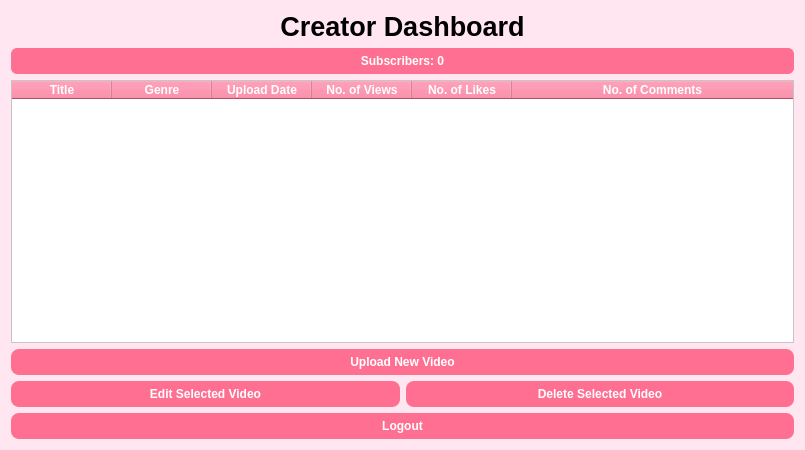
<?xml version="1.0" encoding="UTF-8"?>
<ui version="4.0">
 <class>CreatorDashboard</class>
 <widget class="QWidget" name="CreatorDashboard">
  <property name="geometry">
   <rect>
    <x>0</x>
    <y>0</y>
    <width>805</width>
    <height>450</height>
   </rect>
  </property>
  <property name="windowTitle">
   <string>Creator Dashboard - VibeTube</string>
  </property>
  <property name="styleSheet">
   <string notr="true">
QWidget {
    background-color: #FFE6F0;
    color: black; 
}
QPushButton {
    background-color: #FF6F91;
    color: white;
    font-weight: bold;
    border-radius: 8px;
    padding: 6px 12px;
}
QPushButton:hover {
    background-color: #FF9AA2;
}
QTableWidget {
    background-color: #FFFFFF;
    alternate-background-color: #FFE6F0;
    gridline-color: #FFC1CC;
    color: black;
}
QHeaderView::section {
    background-color: #FF6F91;
    color: white;
    font-weight: bold;
}
   </string>
  </property>
  <layout class="QVBoxLayout" name="verticalLayout">
   <item>
    <widget class="QLabel" name="label_dashboard">
     <property name="styleSheet">
      <string notr="true">font-size: 20pt; font-weight: bold; color: black;</string>
     </property>
     <property name="text">
      <string>Creator Dashboard</string>
     </property>
     <property name="alignment">
      <set>Qt::AlignCenter</set>
     </property>
    </widget>
   </item>
   <item>
    <widget class="QLabel" name="label_subscriber_count">
     <property name="styleSheet">
      <string notr="true">
       background-color: #FF6F91;
       color: white;
       font-weight: bold;
       padding: 6px;
       border-radius: 6px;
      </string>
     </property>
     <property name="text">
      <string>Subscribers: 0</string>
     </property>
     <property name="alignment">
      <set>Qt::AlignCenter</set>
     </property>
    </widget>
   </item>
   <item>
    <widget class="QTableWidget" name="table_videos">
     <property name="rowCount">
      <number>0</number>
     </property>
     <property name="columnCount">
      <number>6</number>
     </property>
     <attribute name="horizontalHeaderVisible">
      <bool>true</bool>
     </attribute>
     <attribute name="horizontalHeaderStretchLastSection">
      <bool>true</bool>
     </attribute>
     <column>
      <property name="text"><string>Title</string></property>
     </column>
     <column>
      <property name="text"><string>Genre</string></property>
     </column>
     <column>
      <property name="text"><string>Upload Date</string></property>
     </column>
     <column>
      <property name="text"><string>No. of Views</string></property>
     </column>
     <column>
      <property name="text"><string>No. of Likes</string></property>
     </column>
     <column>
      <property name="text"><string>No. of Comments</string></property>
     </column>
    </widget>
   </item>
   <item>
    <widget class="QPushButton" name="btn_upload">
     <property name="text"><string>Upload New Video</string></property>
    </widget>
   </item>
   <item>
    <layout class="QHBoxLayout" name="horizontalLayout_edit_delete">
     <item>
      <widget class="QPushButton" name="btn_edit">
       <property name="text"><string>Edit Selected Video</string></property>
      </widget>
     </item>
     <item>
      <widget class="QPushButton" name="btn_delete">
       <property name="text"><string>Delete Selected Video</string></property>
      </widget>
     </item>
    </layout>
   </item>
   <item>
    <layout class="QHBoxLayout" name="horizontalLayout_back_logout">
     <item>
      <widget class="QPushButton" name="btn_logout">
       <property name="text"><string>Logout</string></property>
      </widget>
     </item>
    </layout>
   </item>
  </layout>
 </widget>
 <resources/>
 <connections/>
</ui>
